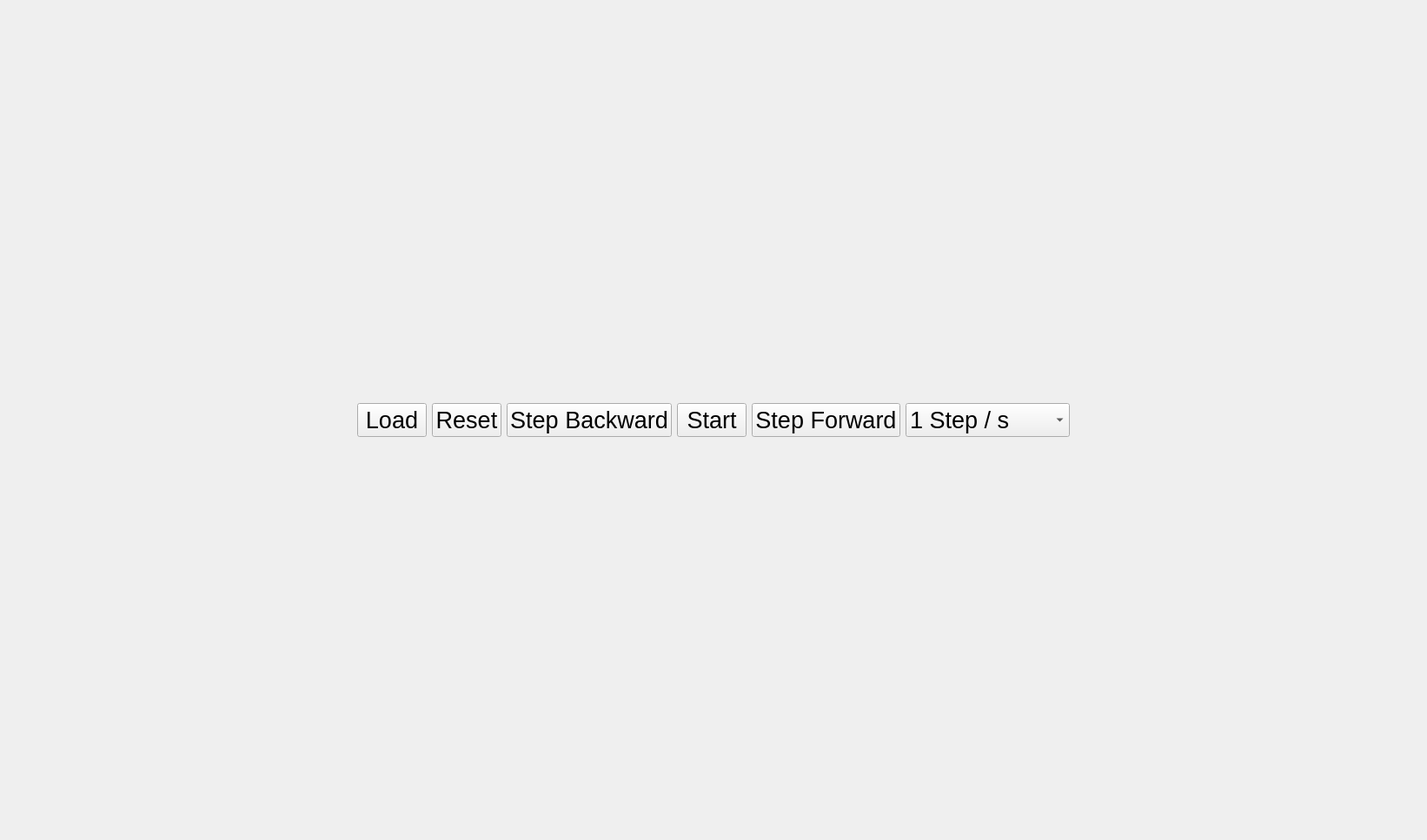
<?xml version="1.0" encoding="UTF-8"?>
<ui version="4.0">
 <class>heat_window</class>
 <widget class="QMainWindow" name="heat_window">
  <property name="geometry">
   <rect>
    <x>0</x>
    <y>0</y>
    <width>1642</width>
    <height>967</height>
   </rect>
  </property>
  <property name="windowTitle">
   <string>Numerical Methods in Linear Algebra - Project</string>
  </property>
  <widget class="QWidget" name="central_widget">
   <layout class="QHBoxLayout" name="horizontalLayout">
    <item>
     <spacer name="horizontalSpacer_2">
      <property name="orientation">
       <enum>Qt::Horizontal</enum>
      </property>
      <property name="sizeType">
       <enum>QSizePolicy::Fixed</enum>
      </property>
      <property name="sizeHint" stdset="0">
       <size>
        <width>5</width>
        <height>0</height>
       </size>
      </property>
     </spacer>
    </item>
    <item>
     <layout class="QVBoxLayout" name="verticalLayout_plots_and_controls" stretch="0,1,0,0">
      <item>
       <spacer name="verticalSpacer">
        <property name="orientation">
         <enum>Qt::Vertical</enum>
        </property>
        <property name="sizeType">
         <enum>QSizePolicy::Fixed</enum>
        </property>
        <property name="sizeHint" stdset="0">
         <size>
          <width>0</width>
          <height>5</height>
         </size>
        </property>
       </spacer>
      </item>
      <item>
       <layout class="QHBoxLayout" name="horizontalLayout_plots" stretch="2">
        <item>
         <layout class="QGridLayout" name="gridLayout_main_plot"/>
        </item>
       </layout>
      </item>
      <item>
       <layout class="QHBoxLayout" name="horizontalLayout_controls">
        <item>
         <widget class="QPushButton" name="pushButton_load">
          <property name="font">
           <font>
            <pointsize>20</pointsize>
           </font>
          </property>
          <property name="text">
           <string>Load</string>
          </property>
         </widget>
        </item>
        <item>
         <widget class="QPushButton" name="pushButton_reset">
          <property name="sizePolicy">
           <sizepolicy hsizetype="Preferred" vsizetype="Fixed">
            <horstretch>0</horstretch>
            <verstretch>0</verstretch>
           </sizepolicy>
          </property>
          <property name="font">
           <font>
            <pointsize>20</pointsize>
           </font>
          </property>
          <property name="text">
           <string>Reset</string>
          </property>
         </widget>
        </item>
        <item>
         <widget class="QPushButton" name="pushButton_backward">
          <property name="enabled">
           <bool>true</bool>
          </property>
          <property name="font">
           <font>
            <pointsize>20</pointsize>
           </font>
          </property>
          <property name="text">
           <string>Step Backward</string>
          </property>
         </widget>
        </item>
        <item>
         <widget class="QPushButton" name="pushButton_start">
          <property name="font">
           <font>
            <pointsize>20</pointsize>
           </font>
          </property>
          <property name="text">
           <string>Start</string>
          </property>
         </widget>
        </item>
        <item>
         <widget class="QPushButton" name="pushButton_forward">
          <property name="font">
           <font>
            <pointsize>20</pointsize>
           </font>
          </property>
          <property name="text">
           <string>Step Forward</string>
          </property>
         </widget>
        </item>
        <item>
         <widget class="QComboBox" name="comboBox_speed">
          <property name="font">
           <font>
            <pointsize>20</pointsize>
           </font>
          </property>
          <item>
           <property name="text">
            <string>1 Step / s</string>
           </property>
          </item>
          <item>
           <property name="text">
            <string>10 Steps / s</string>
           </property>
          </item>
          <item>
           <property name="text">
            <string>50 Steps / s</string>
           </property>
          </item>
          <item>
           <property name="text">
            <string>100 Steps / s</string>
           </property>
          </item>
          <item>
           <property name="text">
            <string>500 Steps / s</string>
           </property>
          </item>
          <item>
           <property name="text">
            <string>Real Time</string>
           </property>
          </item>
         </widget>
        </item>
       </layout>
      </item>
      <item>
       <spacer name="verticalSpacer_2">
        <property name="orientation">
         <enum>Qt::Vertical</enum>
        </property>
        <property name="sizeType">
         <enum>QSizePolicy::Fixed</enum>
        </property>
        <property name="sizeHint" stdset="0">
         <size>
          <width>0</width>
          <height>5</height>
         </size>
        </property>
       </spacer>
      </item>
     </layout>
    </item>
    <item>
     <spacer name="horizontalSpacer">
      <property name="orientation">
       <enum>Qt::Horizontal</enum>
      </property>
      <property name="sizeType">
       <enum>QSizePolicy::Fixed</enum>
      </property>
      <property name="sizeHint" stdset="0">
       <size>
        <width>5</width>
        <height>0</height>
       </size>
      </property>
     </spacer>
    </item>
   </layout>
  </widget>
 </widget>
 <resources/>
 <connections/>
</ui>
